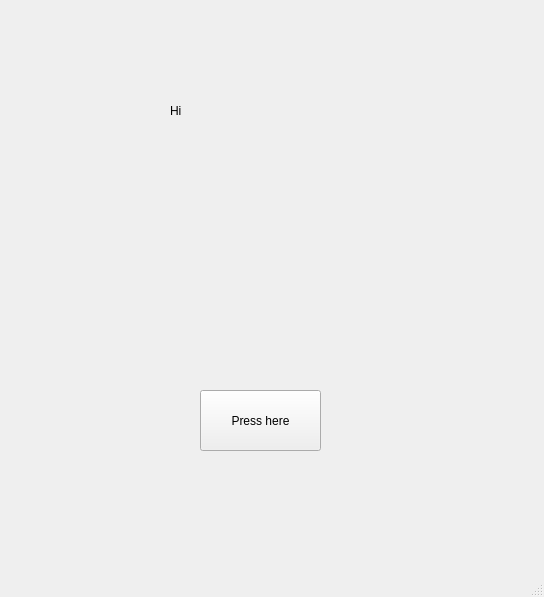
<?xml version="1.0" encoding="UTF-8"?>
<ui version="4.0">
 <class>MainWindow</class>
 <widget class="QMainWindow" name="MainWindow">
  <property name="geometry">
   <rect>
    <x>0</x>
    <y>0</y>
    <width>544</width>
    <height>597</height>
   </rect>
  </property>
  <property name="windowTitle">
   <string>MainWindow</string>
  </property>
  <widget class="QWidget" name="centralwidget">
   <widget class="QPushButton" name="button1">
    <property name="geometry">
     <rect>
      <x>200</x>
      <y>390</y>
      <width>121</width>
      <height>61</height>
     </rect>
    </property>
    <property name="text">
     <string>Press here</string>
    </property>
   </widget>
   <widget class="QLabel" name="label1">
    <property name="geometry">
     <rect>
      <x>170</x>
      <y>80</y>
      <width>181</width>
      <height>61</height>
     </rect>
    </property>
    <property name="text">
     <string>Hi</string>
    </property>
   </widget>
  </widget>
  <widget class="QMenuBar" name="menubar">
   <property name="geometry">
    <rect>
     <x>0</x>
     <y>0</y>
     <width>544</width>
     <height>31</height>
    </rect>
   </property>
  </widget>
  <widget class="QStatusBar" name="statusbar"/>
 </widget>
 <resources/>
 <connections/>
</ui>
